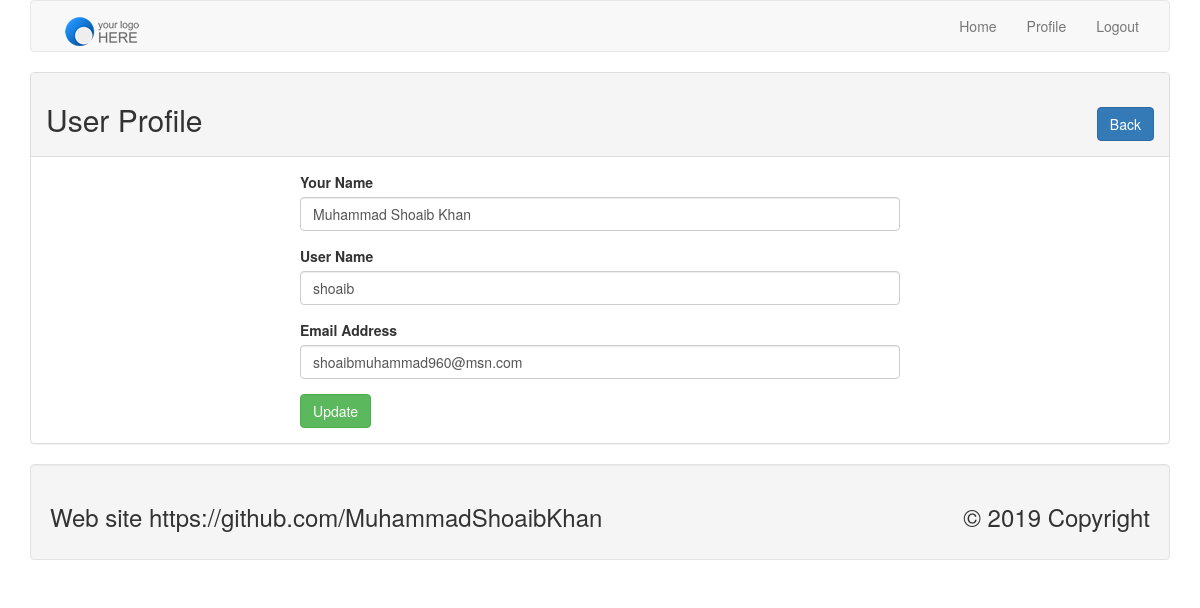
Screenshot of /profile.php?id=1 (signed in) with the database file from the repository.
### tables this page shows
CREATE TABLE `tbl_user` (
  `id` int(11) NOT NULL,
  `name` varchar(255) NOT NULL,
  `username` varchar(255) NOT NULL,
  `email` varchar(255) NOT NULL,
  `password` varchar(255) NOT NULL
);

### lib/User.php (called while the page is built, shortened)
<?php
 include_once 'Session.php';
 include 'Database.php';
 class User {
 	private $db;
 	public function __construct(){
 		 $this->db = new Database();
 	}
       public function getUserById($id){
       	    $sql = "SELECT * FROM tbl_user WHERE id= :id LIMIT 1";
             $query = $this->db->pdo->prepare($sql);
            $query->bindValue(':id' , $id);
            $query->execute();
            $result = $query->fetch(PDO::FETCH_OBJ);
            return $result;
       }
 }
?>

### lib/Database.php (called while the page is built)
<?php
 class Database {
	private $hostdb = "localhost:3309";
	private $userdb = "root";
	private $passdb = "";
	private $namedb = "db_login";
	public $pdo;
	public function __construct(){
		if (!isset($this->pdo)) {
			try{
			  $link = new PDO("mysql:host=".$this->hostdb.";dbname=".$this->namedb, $this->userdb, $this->passdb);
				$link->setAttribute(PDO::ATTR_ERRMODE, PDO::ERRMODE_EXCEPTION);
				$link->exec("SET CHARACTER SET utf8");
				$this->pdo = $link;
			} catch(PDOException $e){
		  die("Failed to connect with Database".$e->getMessage());
			}
		}
	}
 }
?>

### lib/Session.php (called while the page is built, shortened)
<?php
 Class Session {
            public static function get($key){
            	if (isset($_SESSION[$key])) {
            		return $_SESSION[$key];
            	}else {
            		return false;
            	}
            }
 }
?>

### profile.php (the view, shortened to what this page needs)
<?php include 'inc/header.php';
      include 'lib/User.php';
?>
<?php
if (isset($_GET['id'])) {
	$userid = (int)$_GET['id'];
}
   $user = new User();
?>
<div class="panel panel-default">
	<div class="panel-heading">
		<h2>User Profile  <span class="pull-right"><a class="btn btn-primary" href="index.php">Back </a></span></h2>
</div>
<div class="panel-body">
	<div style="max-width: 600px; margin: 0 auto">
<?php
  $userdata = $user->getUserById($userid);
  if ($userdata) {
?>
	 <form action="" method="POST">
	 	<div class="form-group">
	 		<label for="name"> Your Name </label>
	 		<input type="text" id="name" name="name" class="form-control" value="<?php echo $userdata->name; ?>" />
	 	</div>
	<div class="form-group">
	 		<label for="username"> User Name </label>
	 		<input type="text" id="username" name="username" class="form-control" value="<?php echo $userdata->username; ?>" />
	 	</div>
	<div class="form-group">
	 		<label for="email"> Email Address </label>
	 		<input type="text" id="email" name="email" class="form-control" value="<?php echo $userdata->email; ?>" />
	 	</div>
<?php
 $sesId = Session::get("id");
 if ($userid == $sesId){
?>
<button type="submit" name="update" class="btn btn-success"> Update </button>
<?php   }  ?>
	</div>
	 <?php } ?>
</div>
 </div>
<?php include 'inc/footer.php'; ?>

### rows the page displays
tbl_user: name "Muhammad Shoaib Khan", username "shoaib", email "shoaibmuhammad960@msn.com"
